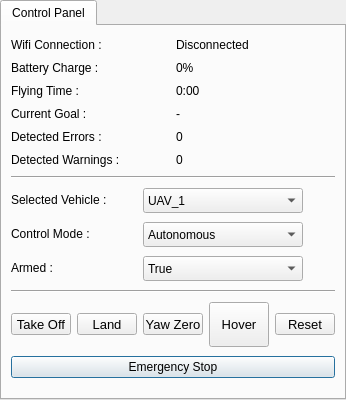
        <widget class="QTabWidget" name="tabWidget_3">
         <property name="sizePolicy">
          <sizepolicy hsizetype="Minimum" vsizetype="Expanding">
           <horstretch>0</horstretch>
           <verstretch>0</verstretch>
          </sizepolicy>
         </property>
         <property name="minimumSize">
          <size>
           <width>0</width>
           <height>400</height>
          </size>
         </property>
         <property name="maximumSize">
          <size>
           <width>350</width>
           <height>800</height>
          </size>
         </property>
         <property name="focusPolicy">
          <enum>Qt::NoFocus</enum>
         </property>
         <property name="toolTip">
          <string>Panel Control</string>
         </property>
         <property name="statusTip">
          <string>Shows the current state of the UAV and the basic control actions</string>
         </property>
         <property name="currentIndex">
          <number>0</number>
         </property>
         <property name="usesScrollButtons">
          <bool>false</bool>
         </property>
         <widget class="QWidget" name="tab_5">
          <attribute name="title">
           <string>Control Panel</string>
          </attribute>
          <layout class="QGridLayout" name="gridLayout_5">
           <item row="0" column="0" colspan="2">
            <widget class="QLabel" name="label">
             <property name="sizePolicy">
              <sizepolicy hsizetype="Expanding" vsizetype="Maximum">
               <horstretch>0</horstretch>
               <verstretch>0</verstretch>
              </sizepolicy>
             </property>
             <property name="minimumSize">
              <size>
               <width>120</width>
               <height>0</height>
              </size>
             </property>
             <property name="text">
              <string>Wifi Connection :</string>
             </property>
            </widget>
           </item>
           <item row="0" column="3" colspan="3">
            <widget class="QLabel" name="label_Connection">
             <property name="sizePolicy">
              <sizepolicy hsizetype="Minimum" vsizetype="Preferred">
               <horstretch>0</horstretch>
               <verstretch>0</verstretch>
              </sizepolicy>
             </property>
             <property name="minimumSize">
              <size>
               <width>100</width>
               <height>0</height>
              </size>
             </property>
             <property name="text">
              <string>Disconnected</string>
             </property>
            </widget>
           </item>
           <item row="1" column="0" colspan="2">
            <widget class="QLabel" name="label_8">
             <property name="sizePolicy">
              <sizepolicy hsizetype="Preferred" vsizetype="Maximum">
               <horstretch>0</horstretch>
               <verstretch>0</verstretch>
              </sizepolicy>
             </property>
             <property name="text">
              <string>Battery Charge :</string>
             </property>
            </widget>
           </item>
           <item row="1" column="3" colspan="3">
            <widget class="QLabel" name="label_battery">
             <property name="sizePolicy">
              <sizepolicy hsizetype="Minimum" vsizetype="Preferred">
               <horstretch>0</horstretch>
               <verstretch>0</verstretch>
              </sizepolicy>
             </property>
             <property name="minimumSize">
              <size>
               <width>100</width>
               <height>0</height>
              </size>
             </property>
             <property name="text">
              <string>0%</string>
             </property>
            </widget>
           </item>
           <item row="2" column="0" colspan="2">
            <widget class="QLabel" name="label_9">
             <property name="sizePolicy">
              <sizepolicy hsizetype="Preferred" vsizetype="Maximum">
               <horstretch>0</horstretch>
               <verstretch>0</verstretch>
              </sizepolicy>
             </property>
             <property name="text">
              <string>Flying Time :</string>
             </property>
            </widget>
           </item>
           <item row="2" column="3" colspan="3">
            <widget class="QLabel" name="label_FligthTime">
             <property name="sizePolicy">
              <sizepolicy hsizetype="Minimum" vsizetype="Preferred">
               <horstretch>0</horstretch>
               <verstretch>0</verstretch>
              </sizepolicy>
             </property>
             <property name="minimumSize">
              <size>
               <width>100</width>
               <height>0</height>
              </size>
             </property>
             <property name="text">
              <string>0:00</string>
             </property>
            </widget>
           </item>
           <item row="3" column="0" colspan="2">
            <widget class="QLabel" name="label_10">
             <property name="sizePolicy">
              <sizepolicy hsizetype="Expanding" vsizetype="Maximum">
               <horstretch>0</horstretch>
               <verstretch>0</verstretch>
              </sizepolicy>
             </property>
             <property name="minimumSize">
              <size>
               <width>120</width>
               <height>0</height>
              </size>
             </property>
             <property name="text">
              <string>Current Goal :</string>
             </property>
            </widget>
           </item>
           <item row="3" column="3" colspan="3">
            <widget class="QLabel" name="label_CurrentGoal">
             <property name="sizePolicy">
              <sizepolicy hsizetype="Minimum" vsizetype="Preferred">
               <horstretch>0</horstretch>
               <verstretch>0</verstretch>
              </sizepolicy>
             </property>
             <property name="minimumSize">
              <size>
               <width>100</width>
               <height>0</height>
              </size>
             </property>
             <property name="text">
              <string>-</string>
             </property>
            </widget>
           </item>
           <item row="4" column="0" colspan="2">
            <widget class="QLabel" name="label_11">
             <property name="sizePolicy">
              <sizepolicy hsizetype="Expanding" vsizetype="Maximum">
               <horstretch>0</horstretch>
               <verstretch>0</verstretch>
              </sizepolicy>
             </property>
             <property name="minimumSize">
              <size>
               <width>120</width>
               <height>0</height>
              </size>
             </property>
             <property name="text">
              <string>Detected Errors :</string>
             </property>
            </widget>
           </item>
           <item row="4" column="3" colspan="3">
            <widget class="QLabel" name="label_Errors">
             <property name="sizePolicy">
              <sizepolicy hsizetype="Minimum" vsizetype="Preferred">
               <horstretch>0</horstretch>
               <verstretch>0</verstretch>
              </sizepolicy>
             </property>
             <property name="minimumSize">
              <size>
               <width>100</width>
               <height>0</height>
              </size>
             </property>
             <property name="text">
              <string>0</string>
             </property>
            </widget>
           </item>
           <item row="5" column="0" colspan="3">
            <widget class="QLabel" name="label_12">
             <property name="sizePolicy">
              <sizepolicy hsizetype="Minimum" vsizetype="Maximum">
               <horstretch>0</horstretch>
               <verstretch>0</verstretch>
              </sizepolicy>
             </property>
             <property name="minimumSize">
              <size>
               <width>140</width>
               <height>0</height>
              </size>
             </property>
             <property name="text">
              <string>Detected Warnings :</string>
             </property>
            </widget>
           </item>
           <item row="5" column="3" colspan="3">
            <widget class="QLabel" name="label_Warnings">
             <property name="sizePolicy">
              <sizepolicy hsizetype="Minimum" vsizetype="Preferred">
               <horstretch>0</horstretch>
               <verstretch>0</verstretch>
              </sizepolicy>
             </property>
             <property name="minimumSize">
              <size>
               <width>100</width>
               <height>0</height>
              </size>
             </property>
             <property name="text">
              <string>0</string>
             </property>
            </widget>
           </item>
           <item row="6" column="0" colspan="6">
            <widget class="Line" name="line">
             <property name="orientation">
              <enum>Qt::Horizontal</enum>
             </property>
            </widget>
           </item>
           <item row="7" column="0" colspan="2">
            <widget class="QLabel" name="label_13">
             <property name="sizePolicy">
              <sizepolicy hsizetype="Expanding" vsizetype="Maximum">
               <horstretch>0</horstretch>
               <verstretch>0</verstretch>
              </sizepolicy>
             </property>
             <property name="minimumSize">
              <size>
               <width>120</width>
               <height>0</height>
              </size>
             </property>
             <property name="text">
              <string>Selected Vehicle :</string>
             </property>
            </widget>
           </item>
           <item row="7" column="2" colspan="4">
            <widget class="QComboBox" name="selection_vehicle">
             <property name="sizePolicy">
              <sizepolicy hsizetype="Minimum" vsizetype="Minimum">
               <horstretch>0</horstretch>
               <verstretch>0</verstretch>
              </sizepolicy>
             </property>
             <property name="minimumSize">
              <size>
               <width>0</width>
               <height>25</height>
              </size>
             </property>
             <property name="maximumSize">
              <size>
               <width>160</width>
               <height>370</height>
              </size>
             </property>
             <property name="focusPolicy">
              <enum>Qt::NoFocus</enum>
             </property>
             <property name="layoutDirection">
              <enum>Qt::LeftToRight</enum>
             </property>
             <property name="insertPolicy">
              <enum>QComboBox::InsertAtTop</enum>
             </property>
             <property name="frame">
              <bool>true</bool>
             </property>
             <item>
              <property name="text">
               <string>UAV_1</string>
              </property>
             </item>
            </widget>
           </item>
           <item row="8" column="0" colspan="2">
            <widget class="QLabel" name="label_14">
             <property name="sizePolicy">
              <sizepolicy hsizetype="Expanding" vsizetype="Maximum">
               <horstretch>0</horstretch>
               <verstretch>0</verstretch>
              </sizepolicy>
             </property>
             <property name="minimumSize">
              <size>
               <width>120</width>
               <height>0</height>
              </size>
             </property>
             <property name="text">
              <string>Control Mode :</string>
             </property>
            </widget>
           </item>
           <item row="8" column="2" colspan="4">
            <widget class="QComboBox" name="selection_Mode">
             <property name="sizePolicy">
              <sizepolicy hsizetype="Minimum" vsizetype="Minimum">
               <horstretch>0</horstretch>
               <verstretch>0</verstretch>
              </sizepolicy>
             </property>
             <property name="minimumSize">
              <size>
               <width>1</width>
               <height>25</height>
              </size>
             </property>
             <property name="maximumSize">
              <size>
               <width>160</width>
               <height>300</height>
              </size>
             </property>
             <property name="focusPolicy">
              <enum>Qt::NoFocus</enum>
             </property>
             <item>
              <property name="text">
               <string>Autonomous</string>
              </property>
             </item>
             <item>
              <property name="text">
               <string>Automatic</string>
              </property>
             </item>
             <item>
              <property name="text">
               <string>Manual</string>
              </property>
             </item>
            </widget>
           </item>
           <item row="9" column="0">
            <widget class="QLabel" name="label_15">
             <property name="sizePolicy">
              <sizepolicy hsizetype="Preferred" vsizetype="Minimum">
               <horstretch>0</horstretch>
               <verstretch>0</verstretch>
              </sizepolicy>
             </property>
             <property name="maximumSize">
              <size>
               <width>16777215</width>
               <height>20</height>
              </size>
             </property>
             <property name="text">
              <string>Armed :</string>
             </property>
            </widget>
           </item>
           <item row="9" column="2" colspan="4">
            <widget class="QComboBox" name="selection_armed_">
             <property name="sizePolicy">
              <sizepolicy hsizetype="Minimum" vsizetype="Minimum">
               <horstretch>0</horstretch>
               <verstretch>0</verstretch>
              </sizepolicy>
             </property>
             <property name="minimumSize">
              <size>
               <width>0</width>
               <height>25</height>
              </size>
             </property>
             <property name="maximumSize">
              <size>
               <width>160</width>
               <height>300</height>
              </size>
             </property>
             <property name="focusPolicy">
              <enum>Qt::NoFocus</enum>
             </property>
             <item>
              <property name="text">
               <string>True</string>
              </property>
             </item>
             <item>
              <property name="text">
               <string>False</string>
              </property>
             </item>
            </widget>
           </item>
           <item row="10" column="0" colspan="6">
            <widget class="Line" name="line_2">
             <property name="orientation">
              <enum>Qt::Horizontal</enum>
             </property>
            </widget>
           </item>
           <item row="11" column="0">
            <widget class="QToolButton" name="takeoffButton">
             <property name="sizePolicy">
              <sizepolicy hsizetype="Minimum" vsizetype="Fixed">
               <horstretch>0</horstretch>
               <verstretch>0</verstretch>
              </sizepolicy>
             </property>
             <property name="minimumSize">
              <size>
               <width>60</width>
               <height>0</height>
              </size>
             </property>
             <property name="maximumSize">
              <size>
               <width>60</width>
               <height>16777215</height>
              </size>
             </property>
             <property name="font">
              <font>
               <pointsize>10</pointsize>
              </font>
             </property>
             <property name="focusPolicy">
              <enum>Qt::NoFocus</enum>
             </property>
             <property name="text">
              <string>Take Off</string>
             </property>
             <property name="icon">
              <iconset resource="../resources/images.qrc">
               <normaloff>:/images/images/airplane-takeoff.png</normaloff>:/images/images/airplane-takeoff.png</iconset>
             </property>
             <property name="toolButtonStyle">
              <enum>Qt::ToolButtonTextUnderIcon</enum>
             </property>
            </widget>
           </item>
           <item row="11" column="1">
            <widget class="QToolButton" name="landButton">
             <property name="sizePolicy">
              <sizepolicy hsizetype="Minimum" vsizetype="Fixed">
               <horstretch>0</horstretch>
               <verstretch>0</verstretch>
              </sizepolicy>
             </property>
             <property name="minimumSize">
              <size>
               <width>60</width>
               <height>0</height>
              </size>
             </property>
             <property name="maximumSize">
              <size>
               <width>60</width>
               <height>16777215</height>
              </size>
             </property>
             <property name="font">
              <font>
               <pointsize>10</pointsize>
              </font>
             </property>
             <property name="focusPolicy">
              <enum>Qt::NoFocus</enum>
             </property>
             <property name="text">
              <string>Land</string>
             </property>
             <property name="icon">
              <iconset resource="../resources/images.qrc">
               <normaloff>:/images/images/airplane-landing.png</normaloff>:/images/images/airplane-landing.png</iconset>
             </property>
             <property name="toolButtonStyle">
              <enum>Qt::ToolButtonTextUnderIcon</enum>
             </property>
            </widget>
           </item>
           <item row="11" column="2" colspan="2">
            <widget class="QToolButton" name="yawzeroButton">
             <property name="sizePolicy">
              <sizepolicy hsizetype="Minimum" vsizetype="Fixed">
               <horstretch>0</horstretch>
               <verstretch>0</verstretch>
              </sizepolicy>
             </property>
             <property name="minimumSize">
              <size>
               <width>60</width>
               <height>0</height>
              </size>
             </property>
             <property name="maximumSize">
              <size>
               <width>60</width>
               <height>16777215</height>
              </size>
             </property>
             <property name="font">
              <font>
               <pointsize>10</pointsize>
              </font>
             </property>
             <property name="focusPolicy">
              <enum>Qt::NoFocus</enum>
             </property>
             <property name="text">
              <string>Yaw Zero</string>
             </property>
             <property name="icon">
              <iconset resource="../resources/images.qrc">
               <normaloff>:/images/images/arrow-up.png</normaloff>:/images/images/arrow-up.png</iconset>
             </property>
             <property name="toolButtonStyle">
              <enum>Qt::ToolButtonTextUnderIcon</enum>
             </property>
            </widget>
           </item>
           <item row="11" column="4">
            <widget class="QPushButton" name="hoverButton">
             <property name="minimumSize">
              <size>
               <width>60</width>
               <height>45</height>
              </size>
             </property>
             <property name="maximumSize">
              <size>
               <width>60</width>
               <height>70</height>
              </size>
             </property>
             <property name="font">
              <font>
               <pointsize>10</pointsize>
              </font>
             </property>
             <property name="text">
              <string>Hover</string>
             </property>
            </widget>
           </item>
           <item row="11" column="5">
            <widget class="QToolButton" name="resetButton">
             <property name="sizePolicy">
              <sizepolicy hsizetype="Minimum" vsizetype="Fixed">
               <horstretch>0</horstretch>
               <verstretch>0</verstretch>
              </sizepolicy>
             </property>
             <property name="minimumSize">
              <size>
               <width>60</width>
               <height>0</height>
              </size>
             </property>
             <property name="maximumSize">
              <size>
               <width>60</width>
               <height>16777215</height>
              </size>
             </property>
             <property name="font">
              <font>
               <pointsize>10</pointsize>
              </font>
             </property>
             <property name="focusPolicy">
              <enum>Qt::NoFocus</enum>
             </property>
             <property name="text">
              <string>Reset</string>
             </property>
             <property name="icon">
              <iconset resource="../resources/images.qrc">
               <normaloff>:/images/images/reset.png</normaloff>:/images/images/reset.png</iconset>
             </property>
             <property name="toolButtonStyle">
              <enum>Qt::ToolButtonTextUnderIcon</enum>
             </property>
            </widget>
           </item>
           <item row="12" column="0" colspan="6">
            <widget class="QPushButton" name="emergencyStop_Button">
             <property name="sizePolicy">
              <sizepolicy hsizetype="Minimum" vsizetype="Fixed">
               <horstretch>0</horstretch>
               <verstretch>0</verstretch>
              </sizepolicy>
             </property>
             <property name="focusPolicy">
              <enum>Qt::NoFocus</enum>
             </property>
             <property name="text">
              <string>Emergency Stop</string>
             </property>
             <property name="icon">
              <iconset resource="../resources/images.qrc">
               <normaloff>:/images/images/stop.png</normaloff>:/images/images/stop.png</iconset>
             </property>
             <property name="autoRepeat">
              <bool>true</bool>
             </property>
             <property name="autoDefault">
              <bool>true</bool>
             </property>
             <property name="default">
              <bool>true</bool>
             </property>
            </widget>
           </item>
          </layout>
         </widget>
        </widget>
